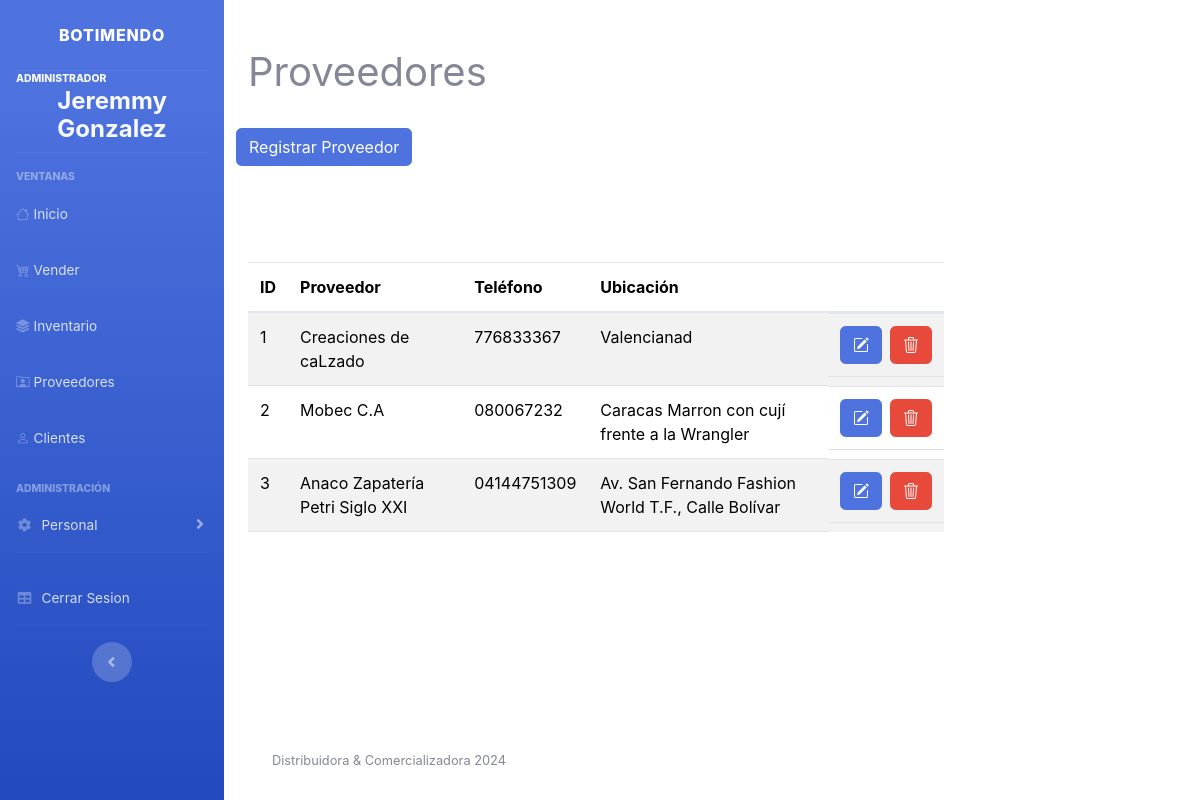
Screenshot of /view/proveedores/index.php (signed in) with the database file from the repository.
### tables this page shows
CREATE TABLE `Proveedor` (
  `id_proveedor` int(11) NOT NULL,
  `nombre_proveedor` varchar(45) NOT NULL,
  `telefono_proveedor` varchar(14) NOT NULL,
  `ubicacion_proveedor` text DEFAULT NULL
);

### Models/Conexion.php (called while the page is built, shortened)
<?php
class Conexion
{
    private static $host = 'localhost';
    private static $dbname = 'botimendo_db';
    private static $user = 'root';
    private static $password = '';
    public static function connect()
    {
        try {
            $conn = new PDO("mysql:host=" . self::$host . ";dbname=" . self::$dbname, self::$user, self::$password);
            $conn->setAttribute(PDO::ATTR_ERRMODE, PDO::ERRMODE_EXCEPTION);
            return $conn;
        } catch (PDOException $e) {
            echo "Conexion fallida: " . $e->getMessage();
            return null;
        }
    }
    public static function query($query, $params = [])
    {
        $conn = self::connect();
        try {
            $stmt = $conn->prepare($query);
            $stmt->execute($params);
            return $stmt->fetchAll(PDO::FETCH_ASSOC);
        } catch (PDOException $e) {
            echo "Query failed: " . $e->getMessage();
            return false;
        }
    }
}

### Models/Proveedor.php (called while the page is built, shortened)
<?php
require_once "/opt/lampp/htdocs/tienda_botimendo/Models/Conexion.php";
class Proveedor
{
    public static function obtenerProveedor(array $id_cliente = [], bool $where = false): array
    {
        if ($where) {
            $sql = 'SELECT id_proveedor AS id, nombre_proveedor, telefono_proveedor, ubicacion_proveedor FROM Proveedor WHERE id_proveedor = ?';
        } else {
            $sql = 'SELECT id_proveedor AS id, nombre_proveedor, telefono_proveedor, ubicacion_proveedor FROM Proveedor;';
        }
        try {
            $respuesta = Conexion::query($sql, $id_cliente);
            return $respuesta;
        } catch (PDOException $e) {
            throw new Exception("Error al mostrar los Proveedores<br> " . $e, 1);
        }
    }
}

### Controllers/ProveedorController.php (called while the page is built, shortened)
<?php
require_once '/opt/lampp/htdocs/project-php/Controllers/utils.php';
require_once '/opt/lampp/htdocs/project-php/Models/Proveedor.php';
class ProveedorController
{
    public static function mostrarProveedores()
    {
        $header = [
            "ID",
            "Proveedor",
            "Teléfono",
            "Ubicación",
            "",
        ];
        $proveedores = Proveedor::obtenerProveedor();
        return tablas($header, $proveedores, true, true, ['ProveedorController', 'proveedor'], 'edit.php');
    }
}

### Controllers/utils.php (the view, shortened to what this page needs)
<?php
function tablas(array $headers, array $datos, bool $editar, bool $eliminar, array $titulo = [], $action = 'edit.php'): string
{
    $idField = 'id';
    $html = '<table class="table table-striped w-75 my-5" id="tabla">';
    $html .= '<thead>';
    $html .= '<tr>';
    foreach ($headers as $header) {
        $html .= '<th>' . htmlspecialchars($header) . '</th>';
    }
    $html .= '</tr>';
    $html .= '</thead>';
    $html .= '<tbody>';
    foreach ($datos as $fila) {
        $html .= '<tr>';
        foreach ($fila as $celda) {
            $html .= '<td>' . $celda . '</td>';
        }
        if ($editar || $eliminar) {
            $html .= '<td class="d-flex flex-row gap-2">';
            if ($editar) {
                $html .= '<a href="' . $action . '?id=' . $fila[$idField] . '" class="btn btn-primary"><i class="bi-pencil-square"></i></a>';
            }
            if ($eliminar) {
                $html .= '<form action="/project-php/Controllers/' . $titulo[0] . '.php" method="post">';
                $html .= '<input type="hidden" name="id" value="' . $fila[$idField] . '">';
                $html .= '<button type="submit" name="accion" value="borrar-' . $titulo[1] . '" class="btn btn-danger"><i class="bi-trash3"></i></button>';
                $html .= '</form>';
            }
            $html .= '</td>';
        }
        $html .= '</tr>';
    }
    $html .= '</tbody>';
    $html .= '</table>';
    return $html;
}

### view/html/header.php (shortened to what this page needs)
<!DOCTYPE html>
<html lang="es">
<head>
    <link href="../estilos/vendor/fontawesome-free/css/all.min.css" rel="stylesheet" type="text/css">
    <link rel="stylesheet" href="../estilos/DataTables/datatables.min.css">
    <link rel="stylesheet" href="../estilos/bootstrap/css/bootstrap.min.css">
    <link rel="stylesheet" href="../estilos/bootstrap/icons/font/bootstrap-icons.min.css">
    <link href="../estilos/css/sb-admin-2.min.css" rel="stylesheet">
</head>

### view/html/nav.php (shortened to what this page needs)
<body id="page-top">
    <div id="wrapper">
        <ul class="navbar-nav bg-gradient-primary sidebar sidebar-dark accordion" id="accordionSidebar">
            <a class="sidebar-brand d-flex align-items-center justify-content-center" href="../home/index.php">
                <div class="sidebar-brand-text mx-3">BOTIMENDO </div>
            </a>
            <hr class="sidebar-divider my-0" />
            <div class="sidebar-heading text-light"><?= $_SESSION['rol'] ?></div>
            <div class="text text-center text-light">
                <h4 class="h4"><b><?= $_SESSION['nombre'] . ' ' . $_SESSION['apellido'] ?></b> </h4>
            </div>
            <hr class="sidebar-divider" />
            <div class="sidebar-heading">Ventanas</div>
            <li class="nav-item">
                <a class="nav-link" href="../home/index.php"><i class="bi bi-house"></i><span>Inicio</span></a>
            </li>
            <li class="nav-item">
                <a class="nav-link" href="../vender/index.php"><i class="bi bi-cart4"></i><span>Vender</span></a>
            </li>
            <li class="nav-item">
                <a class="nav-link" href="../inventary/index.php"><i class="bi bi-stack"></i><span>Inventario</span></a>
            </li>
            <li class="nav-item">
                <a class="nav-link" href="../proveedores/index.php"><i class="bi bi-person-rolodex"></i><span>Proveedores</span></a>
            </li>
            <li class="nav-item">
                <a href="../cliente/index.php" class="nav-link"><i class="bi bi-person"></i><span>Clientes</span></a>
            </li>
            <div class="sidebar-heading mt-3">Administración</div>
            <li class="nav-item">
                <a class="nav-link collapsed" href="#" data-toggle="collapse" data-target="#collapseTwo" aria-expanded="true" aria-controls="collapseTwo">
                    <i class="fas fa-fw fa-cog"></i>
                    <span>Personal</span>
                </a>
            </li>
            <hr class="sidebar-divider" />
            <li class="nav-item">
                <a class="nav-link" href="/project-php/view/login/index.php">
                    <i class="fas fa-fw fa-table"></i>
                    <span>Cerrar Sesion</span></a>
            </li>
            <hr class="sidebar-divider d-none d-md-block" />
            <div class="text-center d-none d-md-inline">
                <button class="rounded-circle border-0" id="sidebarToggle"></button>
            </div>
        </ul>

### view/proveedores/index.php (shortened to what this page needs)
<?php
include_once "/opt/lampp/htdocs/project-php/view/html/header.php";
include_once "/opt/lampp/htdocs/project-php/view/html/nav.php";
include_once "/opt/lampp/htdocs/project-php/Controllers/ProveedorController.php";
?>
<div class="container py-5 d-flex flex-column">
    <div class="row d-flex text-left">
        <h1 class="h1">Proveedores</h1>
    </div>
    <div class="row mt-4 mb-5 d-flex flex-nowrap justify-content-start">
        <a href="createProveedor.php" class="btn btn-primary" style="white-space: nowrap; width:auto;">Registrar Proveedor</a>
    </div>
    <?= ProveedorController::mostrarProveedores() ?>
    <footer class="sticky-footer position-absolute bottom-0 bg-white">
        <div class="container my-auto">
            <div class="copyright text-center my-auto">
                <span>Distribuidora & Comercializadora 2024</span>
            </div>
        </div>
    </footer>
</div>
</div>
<?php include_once "/opt/lampp/htdocs/project-php/view/html/footer.php" ?>

### view/html/footer.php (shortened to what this page needs)
</body>
</html>

### rows the page displays
proveedor: id_proveedor "1", nombre_proveedor "Creaciones de caLzado", telefono_proveedor "776833367", ubicacion_proveedor "Valencianad"
proveedor: id_proveedor "2", nombre_proveedor "Mobec C.A", telefono_proveedor "080067232", ubicacion_proveedor "Caracas Marron con cují frente a la Wrangler"
proveedor: id_proveedor "3", nombre_proveedor "Anaco Zapatería Petri Siglo XXI", telefono_proveedor "04144751309", ubicacion_proveedor "Av. San Fernando Fashion World T.F., Calle Bolívar"

### other values shown
$_SESSION['rol'] "ADMINISTRADOR"
$_SESSION['nombre'] "Jeremmy"
$_SESSION['apellido'] "Gonzalez"
$header "ID"
$header "Proveedor"
$header "Teléfono"
$header "Ubicación"
